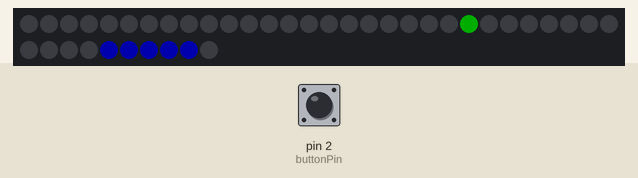
The sketch below on a simulated Arduino Uno, built with avr-gcc and run on an emulated ATmega328P. On the bench: 40 RGB LEDs in strip order, left to right, continuing on the next row. The inputs (shaded band) are chosen by the test bench; at power-on: pin 2 (buttonPin) HIGH. Dim RGB values are drawn brighter than linear; random numbers use the default seed unless the sketch sets one.

Above: at 1.2 s.
1.3 s: pin 2 (buttonPin) pulled LOW for 0.3 s
At 3.73 s:
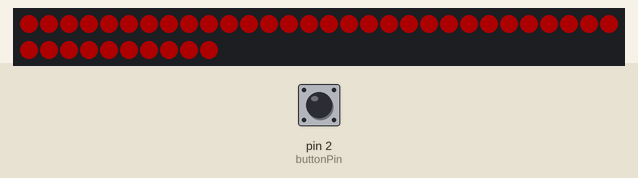
4.6 s: pin 2 (buttonPin) pulled LOW for 1 s
At 4.94 s:
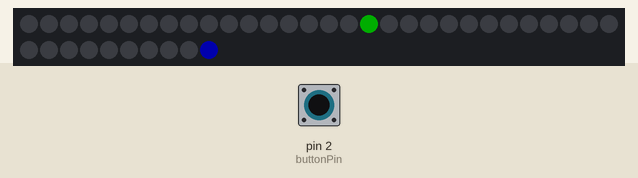

The sketch:

JumpGame.ino
```cpp
#include "FastLED.h"

CRGB leds[40];
int r, b, g;
int charPos;
int charJump = 22;
int charStand = 17;

long boxLength;
long boxHeight;
int boxCooldown;
int gameSpace[40];

bool lose;
bool win;

// play input
const int buttonPin = 2;
int buttonState = 0;

int gameSpeed;
int frameCount;
int gameSpeedMod;
int gameSpeedWin;


void setup() {
  FastLED.addLeds<NEOPIXEL, 7>(leds, 40);
  // initialize serial to read unconnected analog pin for true random input
  Serial.begin(9600);
  randomSeed(analogRead(0));

  pinMode(buttonPin, INPUT);
}
void loop() {

  // Initialize LEDS and gameSpace to 0
  for(int i=0; i<40; i++)
        {
          leds[i].setRGB(0, 0, 0);
          gameSpace[i] = 0;
        }

  boxLength = 0;
  boxCooldown = 0;

  gameSpeed = 100; //ms
  gameSpeedMod = 10; // amount of increase in speed
  gameSpeedWin = 10; // win condition
  frameCount = 0;

  win = false;
  lose = false;
  while (not lose && not win)
  {

    // count frames to increment game speed
    frameCount += 1;

    // check user input
    buttonState = digitalRead(buttonPin);
    if (buttonState == LOW)
    {
      charPos = charStand;
    }
    else if (buttonState == HIGH)
    {
      charPos = charJump;
    }

    // if current box run out create new box
    if (boxLength == 0 && boxCooldown == 0)
    {
      // set box length between 1 and 5
      boxLength = random(1, 6);
      // set box height between 0 and 1
      boxHeight = random(2);

    }


    // shift box in game space
    // level 0
    for (int i=19; i>0; i--)
    {
      gameSpace[i] = gameSpace[i-1];
    }
    // level 1
    for (int i=20; i<39; i++)
    {
      gameSpace[i] = gameSpace[i+1];
    }

    // add box to game space
    if (boxLength > 0)
    {
      if (boxHeight == 0)
      {
        // start of box at height 0 is index 0
        gameSpace[0] = 1;
      }
      else if (boxHeight == 1)
      {
        // start of heigh 1 is 19 due to array wrapping in LED
        gameSpace[39] = 1;
      }
      // reduce box length
      boxLength -= 1;
      // if end of box start box cooldown
      if (boxLength == 0)
      {
        boxCooldown = random(3,10);
      }
    }
    else if (boxLength == 0)
    {
      // clear box and reduce cooldown
      gameSpace[0] = 0;
      gameSpace[39] = 0;
      boxCooldown -= 1;
    }

    // draw box to leds
    for (int i = 0; i < 40; i++)
    {
      if (gameSpace[i] == 1)
      {
        leds[i].setRGB(0, 0, 50);
      }
      else if (gameSpace[i] == 0)
      {
        leds[i].setRGB(0, 0, 0);
      }
    }

    // draw char to leds
    leds[charPos].setRGB(0, 50, 0);


    FastLED.show();
    delay(100);

    // check lose condition
    if (gameSpace[charPos] == 1)
    {
      lose = true;
    }

    // game speed
    delay(gameSpeed);

    if (frameCount == 20)
    {
      frameCount = 0;
      gameSpeed -= gameSpeedMod;
    }

    if (gameSpeed <= gameSpeedWin)
    {
      win = true;
    }


  }


  if (lose)
  {
    // lose animation

    for (int i = 0; i < 3; i++)
    {
      for (int j=0; j < 40; j++)
      {
        leds[j].setRGB(50, 0, 0);
      }
      FastLED.show();
      delay(200);

      for (int j=0; j < 40; j++)
      {
        leds[j].setRGB(0, 0, 0);
      }
      FastLED.show();
      delay(200);
    }

  }

  if (win)
  {
    // lose animation

    for (int i = 0; i < 3; i++)
    {
      for (int j=0; j < 40; j++)
      {
        leds[j].setRGB(0, 50, 0);
      }
      FastLED.show();
      delay(200);

      for (int j=0; j < 40; j++)
      {
        leds[j].setRGB(0, 0, 0);
      }
      FastLED.show();
      delay(200);
    }

  }
}
```
